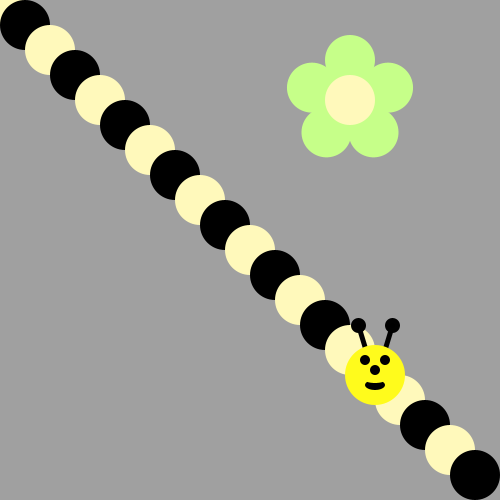
Frame 1 (no input)
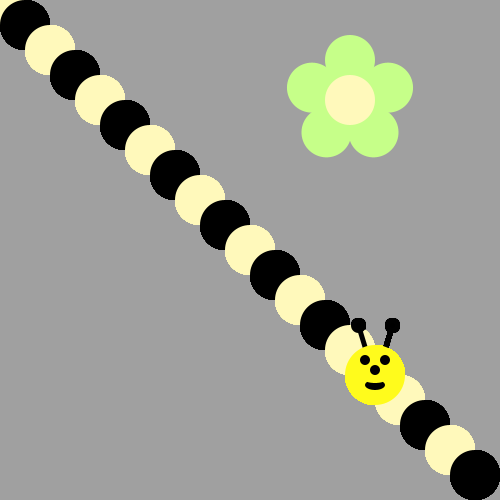
Frame 60 (the mouse pressed at the canvas centre just before this capture)
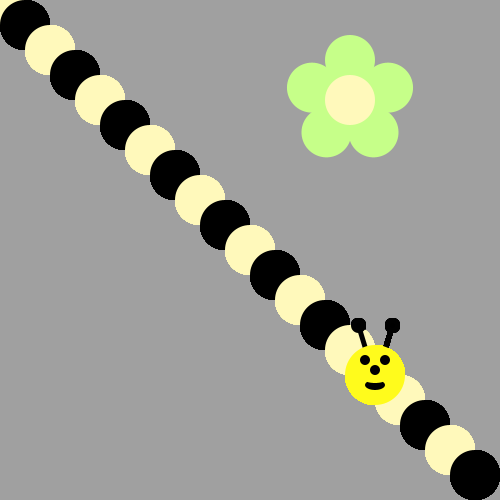
Frame 120 (the mouse held since frame 60 and released just before this capture)

The Processing sketch that drew these frames (run headless with seeded random() and noise(); from frame 60 on, the mouse is pressed at the canvas centre):

// Processing sketch: bumble_bee
// ── bumble_bee.pde
void draw() {
/*Use a loop to make a body for the Bee!
Then put his head on using drawBeeFace(x,y)
Use Modulo to make the colors alternate 
*/


for ( int i = 0 ; i< 20 ; i ++) { 
 
   if( i % 2 == 1) {
 fill( 0,0,0);  }
 else {
  fill(#fff9bb);
}
  
  
  ellipse ( i*25, i*25, 50, 50);
  
 
 
}


 drawBeeFace( 15*25, 15*25);



}
void drawFlower(int x, int y) {
     noStroke();
     translate(x, y);
     // draw 5 petals, rotating after each one
     fill(#c6ff89);      // green
      for (int i = 0; i < 5; i++) {
           ellipse(0, -40, 50, 50);
          rotate(radians(72));
     }
     fill(#fff9bb); // light yellow
     ellipse(0, 0, 50, 50);
} 
void drawBeeFace(int BeeFaceX, int BeeFaceY) {
     noStroke();
     fill(0, 0, 0);
     stroke(1);
     strokeWeight(5);
     line(BeeFaceX-10, BeeFaceY-27, BeeFaceX-17, BeeFaceY-50);
     line(BeeFaceX+10, BeeFaceY-27, BeeFaceX+17, BeeFaceY-50);
     ellipse(BeeFaceX-17, BeeFaceY-50, 10, 10);
     ellipse(BeeFaceX+17, BeeFaceY-50, 10, 10);
     noStroke();
     fill(255, 251, 28);
     ellipse(BeeFaceX, BeeFaceY, 60, 60); // face
     fill(255, 237, 209);
     fill(0,0,0);
      ellipse(BeeFaceX-10, BeeFaceY-15, 10, 10); // eyes
     ellipse(BeeFaceX+10, BeeFaceY-15, 10, 10);
      ellipse(BeeFaceX, BeeFaceY-5, 10, 10); // nose
      ellipse(BeeFaceX, BeeFaceY+10, 20, 10);// mouth
     fill(255, 251, 28);
     ellipse(BeeFaceX, BeeFaceY+5, 20, 6);
}

void setup() {
     ellipseMode(CENTER);
     size(500, 500);
     background(160, 160, 160);
      drawFlower(350, 100);
}
